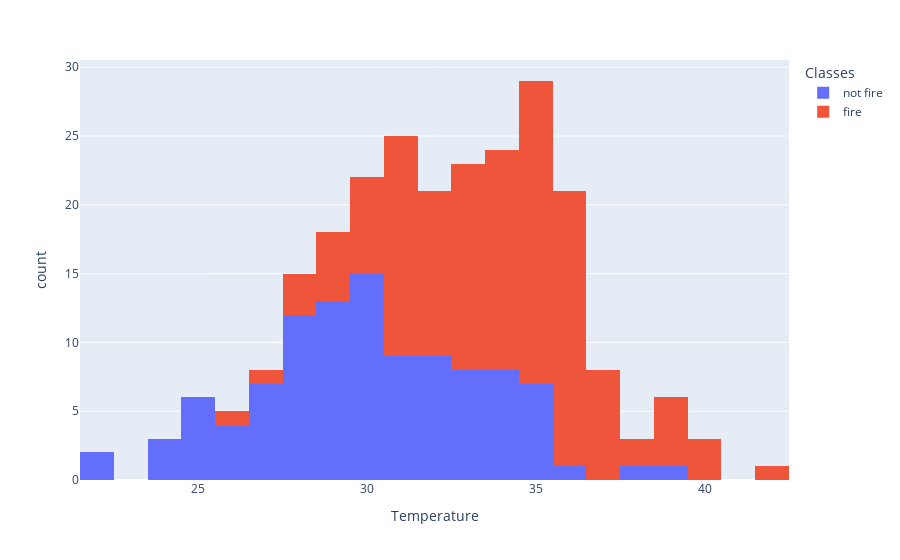

Source (notebook cell):
### Code cell
px.histogram(data_frame=df,x="Temperature",color="Classes")

### Figure 1 — Plotly figure (JSON) as saved in the notebook; plotly's stock layout.template omitted (floating-point values rounded to 4 significant figures; data arrays with more than 128 entries replaced by an {"elided": "..."} marker saying what was removed)
{"data": [{"alignmentgroup": "True", "bingroup": "x", "hovertemplate": "Classes=not fire<br>Temperature=%{x}<br>count=%{y}<extra></extra>", "legendgroup": "not fire", "marker": {"color": "#636efa", "pattern": {"shape": ""}}, "name": "not fire", "offsetgroup": "not fire", "orientation": "v", "showlegend": true, "type": "histogram", "x": [29, 29, 26, 25, 27, 25, 28, 27, 30, 28, 29, 30, 31, 31, 30, 31, 32, 29, 27, 32, 33, 35, 32, 33, 33, 31, 34, 34, 30, 28, 28, 27, 28, 36, 35, 35, 32, 35, 35, 28, 25, 22, 25, 29, 29, 31, 30, 30, 33, 30, 29, 25, 22, 24, 30, 31, 32, 29, 26, 31, 32, 26, 25, 32, 30, 29, 30, 32, 28, 27, 30, 27, 28, 29, 31, 33, 32, 31, 33, 33, 34, 28, 34, 34, 33, 39, 35, 29, 38, 30, 34, 35, 29, 28, 30, 30, 34, 29, 30, 34, 26, 28, 28, 27, 24, 24], "xaxis": "x", "yaxis": "y"}, {"alignmentgroup": "True", "bingroup": "x", "hovertemplate": "Classes=fire<br>Temperature=%{x}<br>count=%{y}<extra></extra>", "legendgroup": "fire", "marker": {"color": "#EF553B", "pattern": {"shape": ""}}, "name": "fire", "offsetgroup": "fire", "orientation": "v", "showlegend": true, "type": "histogram", "x": {"elided": "137 int values"}, "xaxis": "x", "yaxis": "y"}], "layout": {"autosize": true, "barmode": "relative", "legend": {"title": {"text": "Classes"}, "tracegroupgap": 0}, "margin": {"t": 60}, "xaxis": {"anchor": "y", "autorange": true, "domain": [0, 1], "range": [21.5, 42.5], "title": {"text": "Temperature"}, "type": "linear"}, "yaxis": {"anchor": "x", "autorange": true, "domain": [0, 1], "range": [0, 30.53], "title": {"text": "count"}}}}
